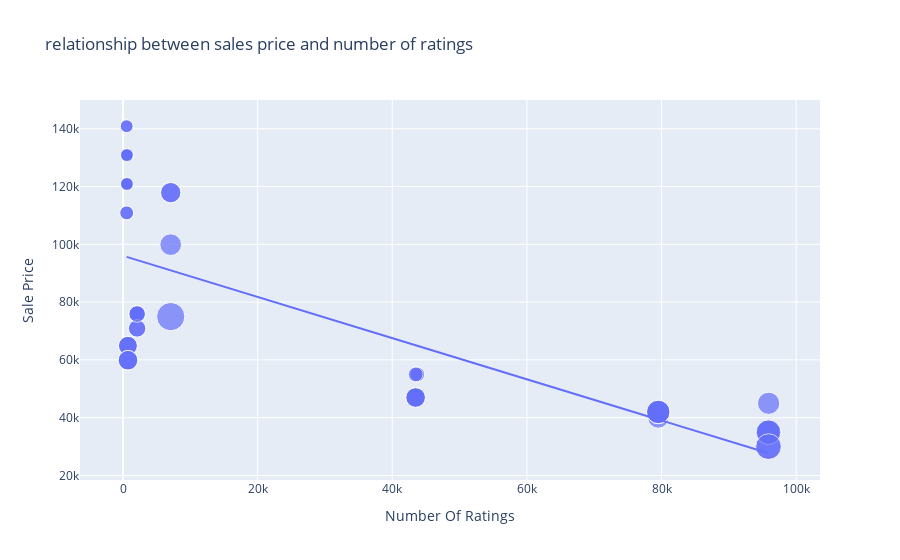

Notebook code for this chart:
### Code cell
figure = px.scatter(
    data_frame=data,
    x="Number Of Ratings",
    y="Sale Price",
    size="Discount Percentage",
    trendline="ols",
    title="relationship between sales price and number of ratings"
)
figure.show()

### Figure 1 — Plotly figure (JSON) as saved in the notebook; plotly's stock layout.template omitted (floating-point values rounded to 4 significant figures)
{"data": [{"hovertemplate": "Number Of Ratings=%{x}<br>Sale Price=%{y}<br>Discount Percentage=%{marker.size}<extra></extra>", "legendgroup": "", "marker": {"color": "#636efa", "size": [0, 0, 0, 0, 0, 0, 0, 0, 0, 20, 16, 20, 20, 20, 0, 0, 0, 0, 29, 15, 0, 15, 17, 18, 6, 6, 13, 6, 14, 10, 7, 6, 6, 13, 13, 10, 10, 6, 14, 6, 10, 6, 11, 11, 10, 14, 7, 6, 6, 6, 8, 8, 24, 22, 22, 22, 8, 24, 14, 14, 14, 14], "sizemode": "area", "sizeref": 0.0725, "symbol": "circle"}, "mode": "markers", "name": "", "orientation": "v", "showlegend": false, "type": "scatter", "x": [3431, 3431, 3431, 11202, 11202, 3431, 3431, 11202, 1454, 79512, 79512, 79582, 79512, 79512, 1078, 1078, 1078, 1078, 7088, 7088, 1078, 7088, 7081, 95909, 542, 580, 740, 545, 740, 2101, 545, 580, 580, 730, 730, 2101, 2101, 580, 740, 580, 2092, 545, 2101, 2092, 2101, 740, 545, 580, 580, 580, 43707, 43707, 95807, 95909, 95807, 95909, 43470, 95909, 43470, 43470, 43470, 43470], "xaxis": "x", "y": [49900, 84900, 84900, 77000, 77000, 49900, 49900, 77000, 89900, 41999, 39999, 41999, 41999, 41999, 131900, 117100, 131900, 117100, 74999, 117900, 117100, 117900, 99900, 44999, 140900, 130900, 64900, 120900, 59900, 75900, 110900, 130900, 120900, 64900, 64900, 75900, 75900, 120900, 59900, 120900, 75900, 140900, 70900, 70900, 75900, 59900, 110900, 120900, 130900, 130900, 54999, 54999, 29999, 34999, 34999, 34999, 54999, 29999, 46999, 46999, 46999, 46999], "yaxis": "y"}, {"hovertemplate": "<b>OLS trendline</b><br>Sale Price = -0.712783 * Number Of Ratings + 96054.8<br>R<sup>2</sup>=0.492139<br><br>Number Of Ratings=%{x}<br>Sale Price=%{y} <b>(trend)</b><extra></extra>", "legendgroup": "", "marker": {"color": "#636efa", "symbol": "circle"}, "mode": "lines", "name": "", "showlegend": false, "type": "scatter", "x": [542, 545, 545, 545, 545, 580, 580, 580, 580, 580, 580, 580, 580, 730, 730, 740, 740, 740, 740, 1078, 1078, 1078, 1078, 1078, 1454, 2092, 2092, 2101, 2101, 2101, 2101, 2101, 3431, 3431, 3431, 3431, 3431, 7081, 7088, 7088, 7088, 11202, 11202, 11202, 43470, 43470, 43470, 43470, 43470, 43707, 43707, 79512, 79512, 79512, 79512, 79582, 95807, 95807, 95909, 95909, 95909, 95909], "xaxis": "x", "y": [95670.0, 95670.0, 95670.0, 95670.0, 95670.0, 95640.0, 95640.0, 95640.0, 95640.0, 95640.0, 95640.0, 95640.0, 95640.0, 95530.0, 95530.0, 95530.0, 95530.0, 95530.0, 95530.0, 95290.0, 95290.0, 95290.0, 95290.0, 95290.0, 95020.0, 94560.0, 94560.0, 94560.0, 94560.0, 94560.0, 94560.0, 94560.0, 93610.0, 93610.0, 93610.0, 93610.0, 93610.0, 91010.0, 91000.0, 91000.0, 91000.0, 88070.0, 88070.0, 88070.0, 65070.0, 65070.0, 65070.0, 65070.0, 65070.0, 64900.0, 64900.0, 39380.0, 39380.0, 39380.0, 39380.0, 39330.0, 27770.0, 27770.0, 27690.0, 27690.0, 27690.0, 27690.0], "yaxis": "y"}], "layout": {"autosize": true, "legend": {"itemsizing": "constant", "tracegroupgap": 0}, "title": {"text": "relationship between sales price and number of ratings"}, "xaxis": {"anchor": "y", "autorange": true, "domain": [0, 1], "range": [-5983.0, 103000.0], "title": {"text": "Number Of Ratings"}, "type": "linear"}, "yaxis": {"anchor": "x", "autorange": true, "domain": [0, 1], "range": [11530.0, 153700.0], "title": {"text": "Sale Price"}, "type": "linear"}}}
